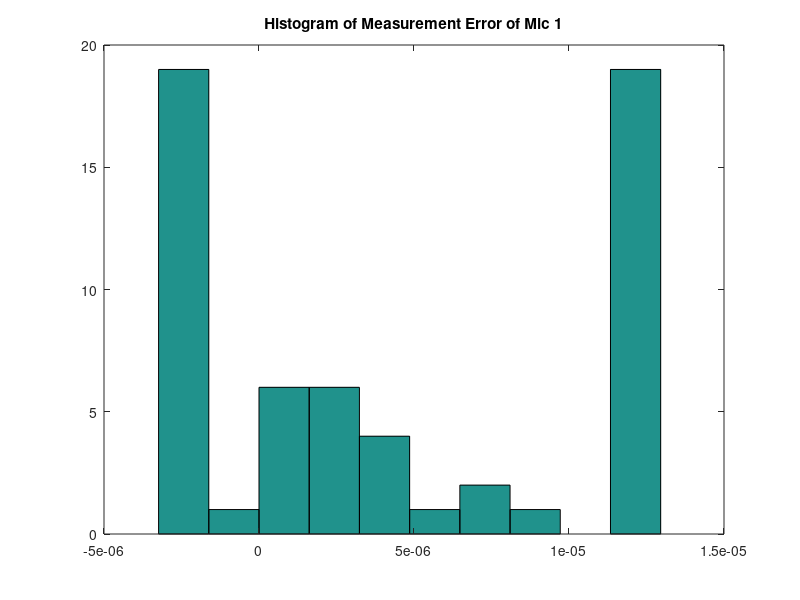

Here is the MATLAB script that generated this plot: (Note: this script raises an error after producing the figure.)
%% Init
clc; clear; clf;
y.data = importdata("calibration.mat");
exp = importdata("experiment.mat");

%% 1
y.err = zeros(size(y.data));

y.avg = mean(y.data,2);

for m=1:7
    y.err(:,m) = y.data(:,m)-y.avg;
    mic.bias(m) = mean(y.err(:,m));
end
mic.var = var(y.err);

figure(1)
grid on;
hist(y.err(:,1))
title('Histogram of Measurement Error of Mic 1')  
set(gcf,'color','w')

clear y % cal data is now redundant

%% 2

for m=1:7
    y.cal(:,m) = exp.y(:,m)-mic.bias(m);
end

th_hat0 = [.1 .6 0];
maxiter = 100;
stds = diag(sqrt(mic.var));

th_hat =  th_hat0 ;zeros(length(y.cal(:,1))-1,3);
for i=1:length(y.cal(:,1))-1
    [th_hat(i+1,:), diagP(i+1,:)] = nls(y.cal(i,:),stds,th_hat(i,:),maxiter,exp.mic_locations);
end

figure(2)
plotresults(th_hat(:,1:2)',diagP,exp.mic_locations')

%% 3
p_til = th_hat(:,1:2)';
p0 = [.1 ; .6];
Q = 0.1*mean(diag(stds))*eye(2);
R = 6*Q;
time = length(p_til(1,:));
[p, diagPKF] = kfilt(p_til, R, Q, time);
figure(3)
plotresults(p,diagPKF,exp.mic_locations')

%% 4
Q = 1*mean(diag(stds))*eye(3);
Q(3,3) = Q(3,3);
R = eye(7);



p = ekfilt(y.cal',R,Q,time,exp.mic_locations);
figure(4)
plotresults(p(1:2,:),diagPKF,exp.mic_locations')
%% Functions

function x = ekfilt(y, R, Q, time, miclocs)
    x = zeros(3,length(y));
    P = ones(3,3);
    Dtau = mean((mean(y(:,2:end)-y(:,1:end-1),2)));
    F = eye(3);
    
    for k = 1:time-1
        H = Jacobian(y(:,k)', miclocs);
        % Measurement update
        K = P*H'/(H*P*H'+R);
        x(:,k) = x(:,k)+K*(y(:,k)-f(x(:,k)',miclocs)); % note that f() in script is h() in alaysis
        P = P-P*H'/(H*P*H'+R)*H*P;
        
        %time update
        x(:,k+1) = x(:,k);
        P = F*P*F'+Q;
    end
end

function [x, diagP] = kfilt(y, R, Q, time)
    % *osa indicates One-Step-Ahead prediction
    
    x = [y(:,1) zeros(2,length(y)-1)]; % x_hat(k|k) (after measuremtn update)
    A = eye(2); C=A; % In this specific case
    P = zeros(length(y(:,1))); % P(k|k)

    for k=1:time-1  
        K = P*C' /(R+C*P*C');       
        P = A*P*A' + Q - (A*P*C')/(R+C*P*C')*(A*P*C)';
        x(:,k+1) = A*x(:,k) +K*(y(:,k)-C*x(:,k));
        diagP(k+1,:) = diag(P);
    end
end

function [th_hat, diagP] = nls(y,stds,th_hat0,maxiter,miclocs)
    i=0;
    th = th_hat0;
    th_hat = th_hat0;
    sig = pinv(stds*stds');
    while i<maxiter
        J = Jacobian(th_hat,miclocs);
        ftheta = f(th_hat,miclocs);
        e = y-ftheta';
        P = (J'*sig*J);
        dth = P^-1*J'*sig*e';
        th_hat = th_hat + dth';
        i = i+1;
    end
    th = [th_hat0 ;th_hat];
    diagP =diag(P^-1);
end

function dist2 = d(th_hat,micloc)
%       dist1 = sqrt((th_hat(1:2)-micloc) * (th_hat(1:2)-micloc)');
      dist2 = sqrt(sum((th_hat(1:2)-micloc).^2));
end

function ftheta = f(th_hat,mic_locations)
    ftheta = zeros(length(mic_locations(:,1)),1);
    c = 343; % speed of sound in [m/s]
    for m=1:7
        ftheta(m) = (th_hat(3) + (1/c) * d(th_hat,mic_locations(m,:)));
    end
end

function dF = Jacobian(theta,miclocs)
    c = 343; % speed of sound in [m/s]
    dF = zeros(7,3);
    for m=1:7
        dF(m,:) = [(theta(1)-miclocs(m,1))/(c*d(theta,miclocs(m,:)))  (theta(2)-miclocs(m,2))/(c*d(theta,miclocs(m,:)))  1];
    end
end